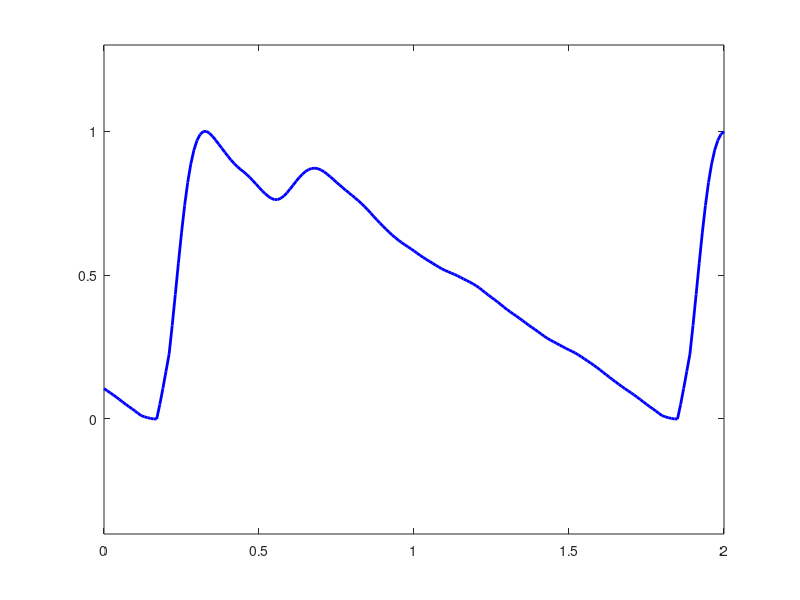

This chart was generated by the following MATLAB code: (Note: this script raises an error after producing the figure.)
function ppg_pulse_wave_diagram
% Creates the PPG pulse wave diagram at:
% https://commons.wikimedia.org/wiki/File:Photoplethysmogram_(PPG)_pulse_wave.svg
%
% Author: Peter H Charlton, 27 April 2021

%% PPG pulse wave diagram

% setup
% - path to save plot
[filepath,~,~] = fileparts(mfilename('fullpath'));
up.paths.folders.plot = [filepath, filesep];
% - plot settings
ftsize = 14;

% Load data for a single PPG beat
% - data are from the single pulse wave recording at: https://doi.org/10.5281/zenodo.3268500
ppg_data.v = [-1488;-1450.8;-1339;-1138.4;-857.30;-523.60;-174.50;156.90;450.20;697.90;899.20;1053.6;1160;1219.6;1239.6;1232.8;1212.3;1186;1154.7;1116;1070;1021.8;978.90;945.80;921.10;899;874.20;846.50;820.60;801.60;789.40;777.80;757.30;722.30;674.70;623.90;581.40;555.40;547.80;555.60;574.40;601;633.90;672;713.70;756.10;796.10;830.90;858;876;884;882.50;873.20;858;838.40;815.10;788.40;759.50;730.60;704.20;681.70;662.90;646;628.60;609.30;587.40;563;536.40;507.70;477.10;445.30;413.20;382.20;353.40;327.30;304.10;282.80;262.20;241;218.70;196.70;177.10;161.70;150.10;139.10;124.30;102.90;76;48.600;26.900;14;7.9000;2.8000;-6.9000;-23.100;-42.500;-59.900;-71.600;-78.400;-84.700;-94.900;-110.40;-129.10;-147.50;-163.90;-180;-199.30;-223.90;-252.40;-279.80;-301.10;-315;-325.60;-339.50;-361.30;-389.80;-418.90;-441.70;-456.20;-465.80;-477.10;-494.20;-516.70;-541;-564.50;-586.50;-607.70;-627;-641.40;-649.10;-652.10;-656.80;-669.40;-691.10;-716.70;-738.50;-751.90;-758.80;-765.30;-777.80;-798.20;-824.50;-852.30;-877.70;-899.20;-916.90;-932.30;-947.50;-964.80;-985.50;-1009.3;-1034.4;-1057.7;-1076.8;-1090.8;-1101.2;-1111.6;-1126.7;-1150.2;-1181.5;-1215.1;-1242.7;-1258.5;-1264.4;-1269.8;-1284.5;-1308.2;-1324.1];
ppg_data.v = movmean(ppg_data.v,9);
temp = linspace(ppg_data.v(1), ppg_data.v(end), length(ppg_data.v));
ppg_data.v = ppg_data.v - temp(:);
ppg_data.v = (ppg_data.v-min(ppg_data.v))/range(ppg_data.v);
ppg_data.fs = 100;
offset1 = 16; offset2 = 15;
ppg_data.v = [ppg_data.v(end-offset1:end); ppg_data.v; ppg_data.v(1:1+offset2)];
ppg_data.t = [0:length(ppg_data.v)-1]/ppg_data.fs;

% Plot
paper_size = [5.00, 3.30]; n = 100;
figure('Position', [100, 100, paper_size(1)*n, paper_size(2)*n])
plot(ppg_data.t, ppg_data.v, 'LineWidth', 2, 'Color', [0,0,1]),
xlim([min(ppg_data.t), max(ppg_data.t)])
ylim([-0.4, 1.3])

% annotate
pos = [0.14,0.71,0.07,0];
const_dist = 0.015;
pos2 = pos; pos2(2) = pos2(2)-const_dist;
annotation('textbox','Position', pos2, 'String', {'Systolic', 'upslope'}, 'HorizontalAlignment', 'center', 'LineStyle', 'none', 'FontSize', ftsize-3)
pos3 = [0.36,0.85,0.07,0];
annotation('textbox','Position', pos3, 'String', 'Diastolic peak', 'HorizontalAlignment', 'center', 'LineStyle', 'none', 'FontSize', ftsize)
pos4 = [0.22,0.92,0.07,0];
annotation('textbox','Position', pos4, 'String', 'Systolic peak', 'HorizontalAlignment', 'center', 'LineStyle', 'none', 'FontSize', ftsize)
pos5 = [0.31,0.64,0.07,0];
annotation('textbox','Position', pos5, 'String', 'Dicrotic notch', 'HorizontalAlignment', 'center', 'LineStyle', 'none', 'FontSize', ftsize)
pos6 = [0.60,0.61,0.22,0];
annotation('textbox','Position', pos6, 'String', {'Diastolic', 'decay'}, 'HorizontalAlignment', 'center', 'LineStyle', 'none', 'FontSize', ftsize)
pos8 = [0.20,0.27,0.06,0];
pos9 = pos8; pos9(2) = pos9(2)-const_dist;
annotation('doublearrow','Position', pos8, 'LineStyle', '--')
annotation('textbox','Position', pos9, 'String', {'Anacrotic', 'Phase'}, 'HorizontalAlignment', 'center', 'LineStyle', 'none', 'FontSize', ftsize)
pos10 = [0.26,0.27,0.59,0];
pos11 = pos10; pos11(1) = pos11(1)+0.01; pos11(2) = pos11(2)-const_dist;
annotation('doublearrow','Position', pos10, 'LineStyle', '--')
annotation('textbox','Position', pos11, 'String', {'Catacrotic', 'Phase'}, 'HorizontalAlignment', 'center', 'LineStyle', 'none', 'FontSize', ftsize)
pos12 = [0.215,0.45,0.46,0];
pos13 = pos12; pos13(2) = pos13(2)-const_dist;
annotation('doublearrow','Position', pos12, 'LineStyle', '--')
annotation('textbox','Position', pos13, 'String', 'Width', 'HorizontalAlignment', 'center', 'LineStyle', 'none', 'FontSize', ftsize)

% extras
set(gca, 'YTick', [], 'FontSize', ftsize)
ylab = ylabel('PPG (unitless)', 'FontSize', ftsize);
xlabel('Time (s)')
%set(ylab, 'Units', 'Normalized', 'Position', [-0.09, 0.5, 0]);
box off

% save picture
set(gcf,'color','w');
filename = 'ppg_pulse_wave';
save_plot(gcf, filename, up)

end

function save_plot(plot_handle, filename, up)

save_path = [up.paths.folders.plot, filename];
print(plot_handle, save_path, '-depsc')
print(plot_handle, save_path, '-dpng')
print(plot_handle, '-dsvg', save_path)
fid = fopen([save_path, '.txt'], 'w');
fprintf(fid, ['Created using ' mfilename, ', ', date]);
fclose(fid);

end